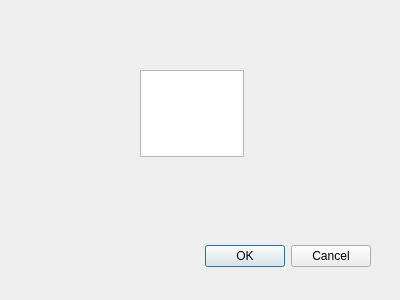
<?xml version="1.0" encoding="UTF-8"?>
<ui version="4.0">
 <class>sci_ui_add_item_dialog</class>
 <widget class="QDialog" name="sci_ui_add_item_dialog">
  <property name="geometry">
   <rect>
    <x>0</x>
    <y>0</y>
    <width>400</width>
    <height>300</height>
   </rect>
  </property>
  <property name="windowTitle">
   <string>Dialog</string>
  </property>
  <widget class="QDialogButtonBox" name="buttonBox">
   <property name="geometry">
    <rect>
     <x>30</x>
     <y>240</y>
     <width>341</width>
     <height>32</height>
    </rect>
   </property>
   <property name="orientation">
    <enum>Qt::Horizontal</enum>
   </property>
   <property name="standardButtons">
    <set>QDialogButtonBox::Cancel|QDialogButtonBox::Ok</set>
   </property>
  </widget>
  <widget class="QTextEdit" name="textEdit_item_name">
   <property name="geometry">
    <rect>
     <x>140</x>
     <y>70</y>
     <width>104</width>
     <height>87</height>
    </rect>
   </property>
  </widget>
 </widget>
 <resources/>
 <connections>
  <connection>
   <sender>buttonBox</sender>
   <signal>accepted()</signal>
   <receiver>sci_ui_add_item_dialog</receiver>
   <slot>accept()</slot>
   <hints>
    <hint type="sourcelabel">
     <x>248</x>
     <y>254</y>
    </hint>
    <hint type="destinationlabel">
     <x>157</x>
     <y>274</y>
    </hint>
   </hints>
  </connection>
  <connection>
   <sender>buttonBox</sender>
   <signal>rejected()</signal>
   <receiver>sci_ui_add_item_dialog</receiver>
   <slot>reject()</slot>
   <hints>
    <hint type="sourcelabel">
     <x>316</x>
     <y>260</y>
    </hint>
    <hint type="destinationlabel">
     <x>286</x>
     <y>274</y>
    </hint>
   </hints>
  </connection>
 </connections>
</ui>
